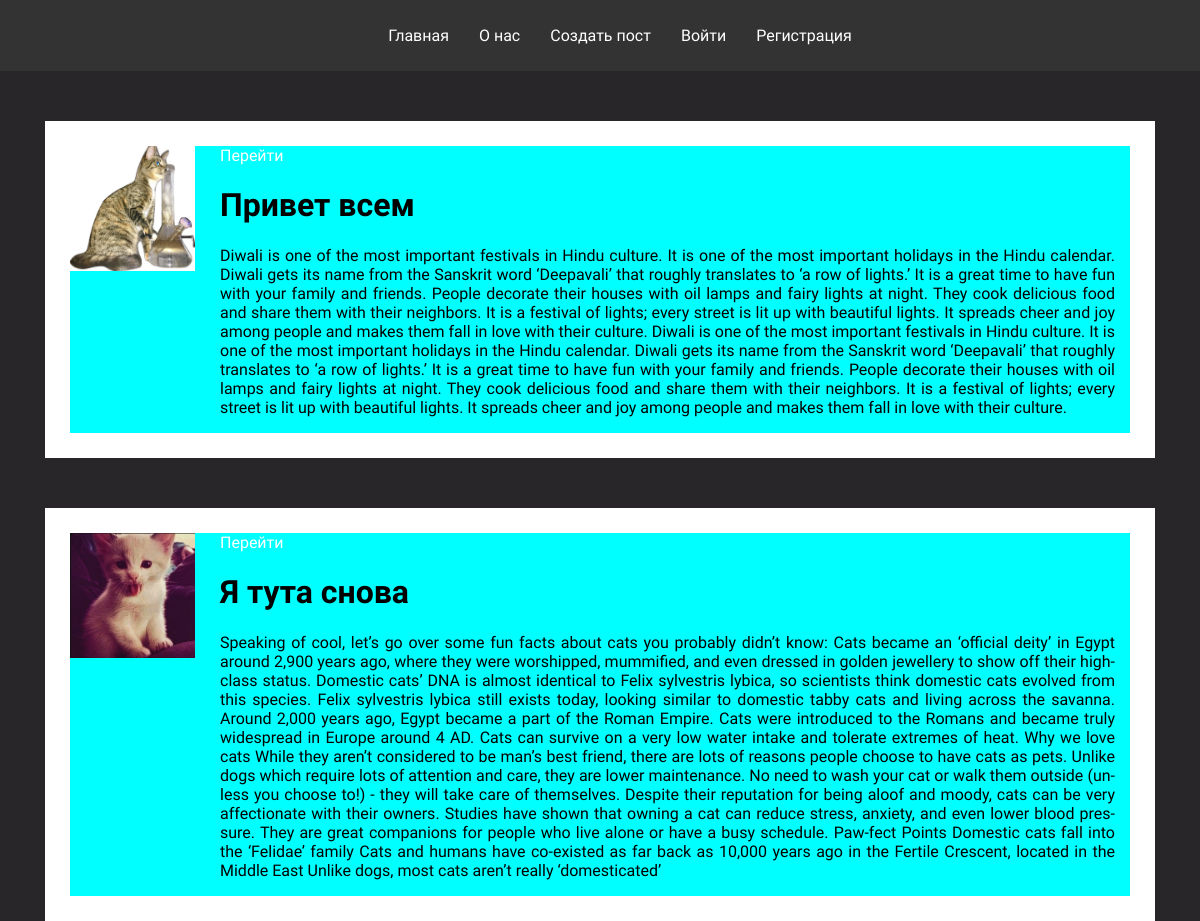
The page / on the database its author committed.
### main/models.py (models this page shows, shortened)
class Post(models.Model):
    title = models.CharField('Заголовок',max_length=50)
    description = models.TextField('Описание')
    img = models.ImageField('Изображение',upload_to='media/%d',null=True,blank=True)
    data = models.DateTimeField(auto_now_add=True)
    class Meta:
        verbose_name = 'Пост'
        verbose_name_plural = 'Посты'

### main/views.py (the view)
# urls.py: path('',views.index, name='index'),
def index(request):
    posts = Post.objects.all()
    return render(request, 'main/index.html',{'posts':posts})

### main/templates/main/index.html
{% extends 'main/base.html' %}
{%block content%}
 <div class="container">
    {%for post in posts%}
        <div class="hero_content">
            <div class="wrapper">
                <div class="wrapper-content">
                    <div class="left_wrap">
                        <img src="{{post.img.url}}" alt="#">
                    </div>
                    <div class="right_wrap" id="text">
                        <a href="{%url 'post_detail' pk=post.pk %}">Перейти</a>
                        <h1>
                            {{post.title}}
                        </h1>
                        <p class='description'>
                            {{post.description}}
                    </div>
                </div>
            </div>
        </div>
    {%endfor%}
    </div>
{%endblock%}

### static/main/css/style.css (style rules this page uses)
body { background-color: #282629; margin: auto; font-family: "Raleway", serif; list-style: none; }
.container { max-width: 1110px; margin: 0 auto; }
a { text-decoration: none; color: white; }
img { width: 125px; height: 125px; }
.hero_content { margin-top: 50px; padding: 25px; background-color: #ffffff; }
.wrapper-content { display: flex; background-color: aqua; gap: 25px; }
.description { text-align: justify; hyphens: auto; }
.right_wrap { padding: 0px 15px 0px 0px; }

### rows shown on the page
Post: img (picture), title "Привет всем", description "Diwali is one of the most important festivals in Hindu culture. It is one of the most important holidays in the Hindu calendar. Diwali gets its name from the Sanskrit word ‘Deepavali’ that roughly translates to ‘a row of lights.’ It is a great time to have fun with your family and friends. People decorate their houses with oil lamps and fairy lights at night. They cook delicious food and share them with their neighbors. It is a festival of lights; every street is lit up with beautiful lights. It spreads cheer and joy among people and makes them fall in love with their culture. Diwali is one of the most important festivals in Hindu culture. It is one of the most important holidays in the…"
Post: img (picture), title "Я тута снова", description "Speaking of cool, let’s go over some fun facts about cats you probably didn’t know: Cats became an ‘official deity’ in Egypt around 2,900 years ago, where they were worshipped, mummified, and even dressed in golden jewellery to show off their high-class status. Domestic cats’ DNA is almost identical to Felix sylvestris lybica, so scientists think domestic cats evolved from this species. Felix sylvestris lybica still exists today, looking similar to domestic tabby cats and living across the savanna. Around 2,000 years ago, Egypt became a part of the Roman Empire. Cats were introduced to the Romans and became truly widespread in Europe around 4 AD. Cats can survive on a very low water intake…"
